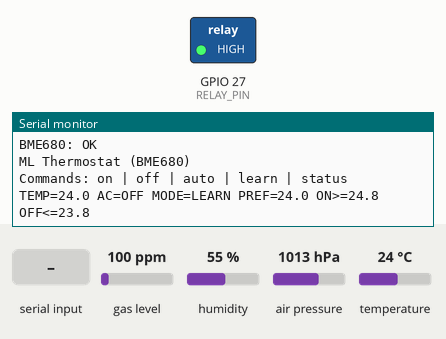
Simulated run of this sketch. Board: ESP32. Parts: switched loads named in the sketch (green lamp = pin HIGH), the last lines printed to the serial monitor. The inputs (shaded band) are chosen by the test bench; at power-on: gas level 100 ppm, humidity 55 %, air pressure 1013 hPa, temperature 24 °C.

Above: at 2.0 s.
2.1 s: "on\n" received over Serial
At 5.1 s:
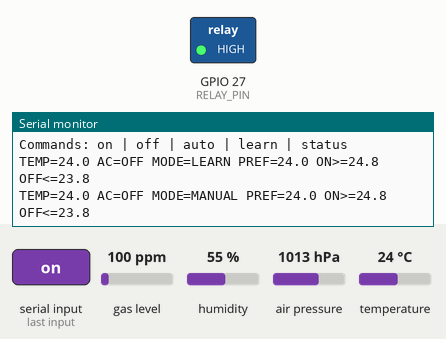
8.7 s: "auto\n" received over Serial
At 11.4 s:
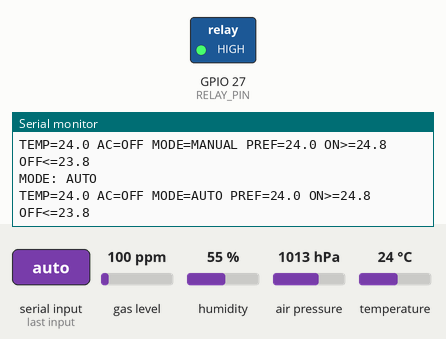
12.7 s: "learn\n" received over Serial
At 13.55 s:
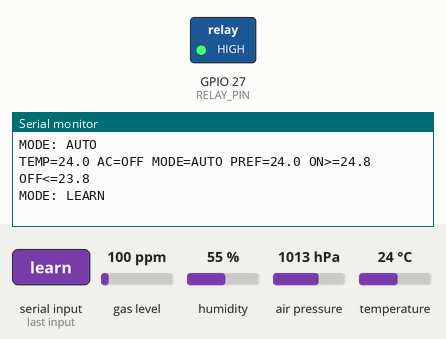

Measured:
- after the input at 2.1 s, the serial monitor: prints a new line after 2.0 s (image 1)
- after the input at 8.7 s, the serial monitor: prints a new line after 1.6 s (image 2)
- after the input at 12.7 s, the serial monitor: prints a new line after 0.72 s (image 3)

The sketch:

Sensor.ino
```cpp
//The code monitors room temperature using a BME680 sensor over I2C (pins 21/22)
// and automatically toggles an AC unit relay on GPIO 27.
// It supports four modes: auto (thermostat control), manual on/off,
// and learn (adapts preferred temperature from history).
// Hysteresis prevents rapid relay cycling: AC turns on above T_ON (default 25.8°C)
// and off below T_OFF (23.8°C), with a 60-second minimum switch cooldown
//  for compressor protection

#include <Wire.h>
#include <Adafruit_Sensor.h>
#include <Adafruit_BME680.h>

#define RELAY_PIN 27
#define RELAY_ON_LEVEL  LOW
#define RELAY_OFF_LEVEL HIGH

#define I2C_SDA 21
#define I2C_SCL 22

const float TEMP_EPS = 0.0;  // set 0.05 if you want a deadband margin

enum Mode { MODE_AUTO, MODE_MANUAL_ON, MODE_MANUAL_OFF, MODE_LEARN };
Mode mode = MODE_LEARN;

bool ac_on = false;
unsigned long last_switch_ms = 0;
const unsigned long MIN_SWITCH_MS = 60000; // compressor protection

struct LearnedModel {
  float preferred_temp = 24.0;
  float learning_rate  = 0.05;
  float comfort_low    = 22.0;
  float comfort_high   = 27.0;
  unsigned long last_learn_ms = 0;
};

LearnedModel ml;

float T_ON  = 25.0;
float T_OFF = 23.8;

static const int HISTORY_N = 24;
float temp_history[HISTORY_N];
int history_idx = 0;
int history_count = 0;
bool history_seeded = false;

float last_temp = 0.0;

Adafruit_BME680 bme;
bool bme_ok = false;

void updateSetpoints() {
  T_ON  = ml.preferred_temp + 0.8;
  T_OFF = ml.preferred_temp - 0.2;
}

void setAC(bool on) {
  unsigned long now = millis();
  if (now - last_switch_ms < MIN_SWITCH_MS) return;

  ac_on = on;
  digitalWrite(RELAY_PIN, on ? RELAY_ON_LEVEL : RELAY_OFF_LEVEL);
  last_switch_ms = now;

  Serial.println(on ? "AC -> ON" : "AC -> OFF");
}

void seedHistory(float t) {
  for (int i = 0; i < HISTORY_N; i++) temp_history[i] = t;
  history_idx = 0;
  history_count = HISTORY_N;
  history_seeded = true;
}

void pushHistory(float t) {
  temp_history[history_idx] = t;
  history_idx = (history_idx + 1) % HISTORY_N;
  if (history_count < HISTORY_N) history_count++;
}

float historyAverage() {
  if (history_count == 0) return ml.preferred_temp;
  float s = 0;
  for (int i = 0; i < history_count; i++) s += temp_history[i];
  return s / history_count;
}

void mlLearn(float current_temp) {
  if (!history_seeded) seedHistory(current_temp);

  pushHistory(current_temp);
  float avg_temp = historyAverage();

  ml.preferred_temp += (avg_temp - ml.preferred_temp) * ml.learning_rate;

  if (ml.preferred_temp < ml.comfort_low)  ml.preferred_temp = ml.comfort_low;
  if (ml.preferred_temp > ml.comfort_high) ml.preferred_temp = ml.comfort_high;

  updateSetpoints();

  Serial.print("LEARN: preferred=");
  Serial.print(ml.preferred_temp, 1);
  Serial.print(" avg=");
  Serial.print(avg_temp, 1);
  Serial.print(" ON>=");
  Serial.print(T_ON, 1);
  Serial.print(" OFF<=");
  Serial.println(T_OFF, 1);
}

float getTemperature() {
  if (bme_ok && bme.performReading()) {
    last_temp = bme.temperature;
    return last_temp;
  }
  // If sensor read fails, keep last known temp (avoid random jumps)
  return last_temp;
}

void printHelp() {
  Serial.println("Commands: on | off | auto | learn | status");
}

void handleSerial() {
  if (!Serial.available()) return;

  String cmd = Serial.readStringUntil('\n');
  cmd.trim();
  cmd.toLowerCase();

  if (cmd == "on") { mode = MODE_MANUAL_ON; setAC(true); }
  else if (cmd == "off") { mode = MODE_MANUAL_OFF; setAC(false); }
  else if (cmd == "auto") { mode = MODE_AUTO; Serial.println("MODE: AUTO"); }
  else if (cmd == "learn") { mode = MODE_LEARN; Serial.println("MODE: LEARN"); }
  else if (cmd == "status") {
    Serial.print("STATUS: temp=");
    Serial.print(last_temp, 1);
    Serial.print(" AC=");
    Serial.print(ac_on ? "ON" : "OFF");
    Serial.print(" mode=");
    Serial.print(mode == MODE_LEARN ? "LEARN" : (mode == MODE_AUTO ? "AUTO" : "MANUAL"));
    Serial.print(" preferred=");
    Serial.print(ml.preferred_temp, 1);
    Serial.print(" ON>=");
    Serial.print(T_ON, 1);
    Serial.print(" OFF<=");
    Serial.print(T_OFF, 1);
    Serial.print(" histAvg=");
    Serial.println(historyAverage(), 1);
  } else {
    printHelp();
  }
}

void setup() {
  Serial.begin(115200);
  delay(800);

  pinMode(RELAY_PIN, OUTPUT);
  digitalWrite(RELAY_PIN, RELAY_OFF_LEVEL);

  Wire.begin(I2C_SDA, I2C_SCL);

  bme_ok = bme.begin(0x77);
  if (!bme_ok) bme_ok = bme.begin(0x76);

  if (bme_ok) {
    bme.setTemperatureOversampling(BME680_OS_8X);
    bme.setHumidityOversampling(BME680_OS_2X);
    bme.setPressureOversampling(BME680_OS_4X);
    bme.setGasHeater(320, 150);
    Serial.println("BME680: OK");
  } else {
    Serial.println("BME680: NOT FOUND");
  }

  updateSetpoints();

  Serial.println("ML Thermostat (BME680)");
  printHelp();
}

void loop() {
  handleSerial();

  float temp = getTemperature();

  if (!history_seeded) seedHistory(temp);

  if (mode == MODE_LEARN) {
    unsigned long now = millis();
    if (now - ml.last_learn_ms >= 300000UL) {
      mlLearn(temp);
      ml.last_learn_ms = now;
    }
  }

  if (mode == MODE_LEARN || mode == MODE_AUTO) {
    if (!ac_on && temp >= (T_ON + TEMP_EPS)) setAC(true);
    if (ac_on  && temp <= (T_OFF - TEMP_EPS)) setAC(false);
  } else if (mode == MODE_MANUAL_ON) {
    setAC(true);
  } else if (mode == MODE_MANUAL_OFF) {
    setAC(false);
  }

  Serial.print("TEMP=");
  Serial.print(temp, 1);
  Serial.print(" AC=");
  Serial.print(ac_on ? "ON" : "OFF");
  Serial.print(" MODE=");
  Serial.print(mode == MODE_LEARN ? "LEARN" : (mode == MODE_AUTO ? "AUTO" : "MANUAL"));
  Serial.print(" PREF=");
  Serial.print(ml.preferred_temp, 1);
  Serial.print(" ON>=");
  Serial.print(T_ON, 1);
  Serial.print(" OFF<=");
  Serial.println(T_OFF, 1);

  delay(3000);
}
```

Wiring.ino
```cpp
//BME680, and ESP32 Dev board USBC,
// I want to printout outputs of all the sensor readings.
//Yellow from BME680 is connected D32 in communication lane of Breadboard parallel to ESP32.
//Blue from BME680 is connected to D26 in communication lane of Breadboard parallel to ESP32.
//  Black from BME680 is connected to GND parallel to the communication lane of ESP32. RED from BME680 is connected to VIN parallel to ESP32 in communication lane.
//
//
```
